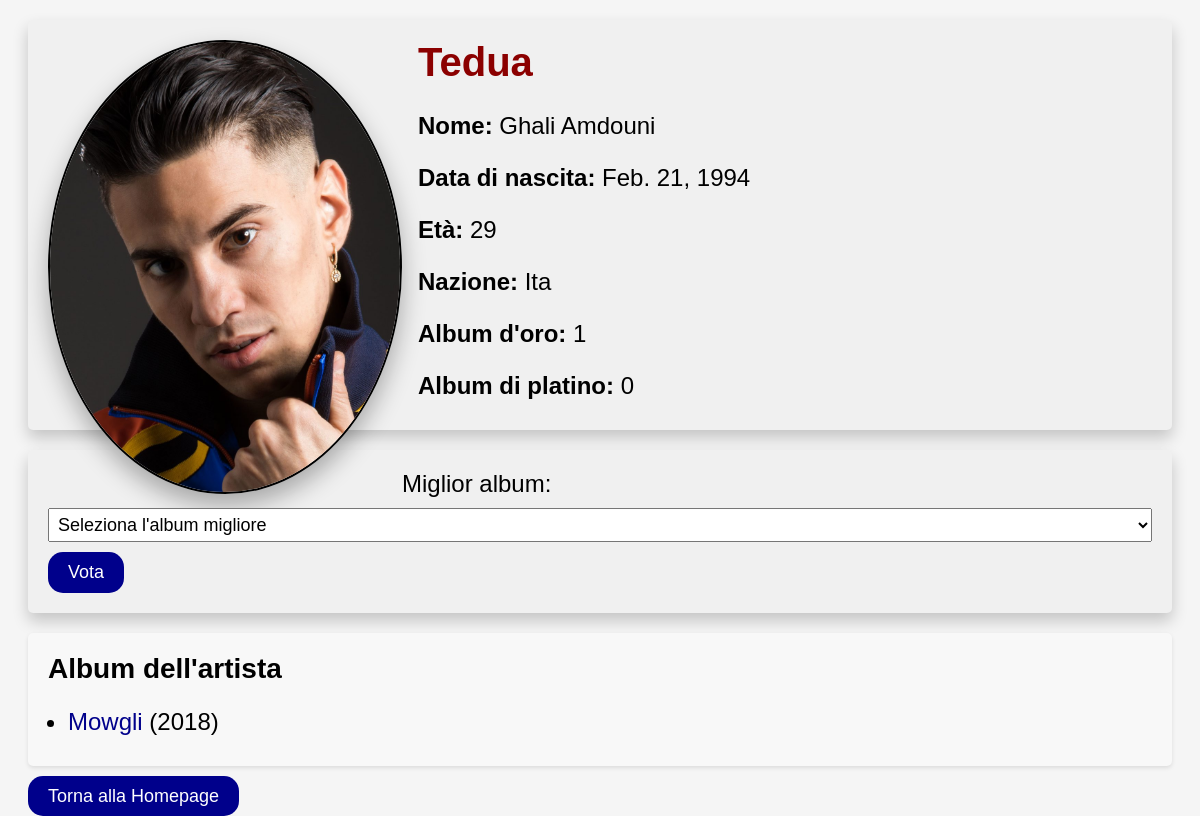
The app's page /ab/artists/6, older data.
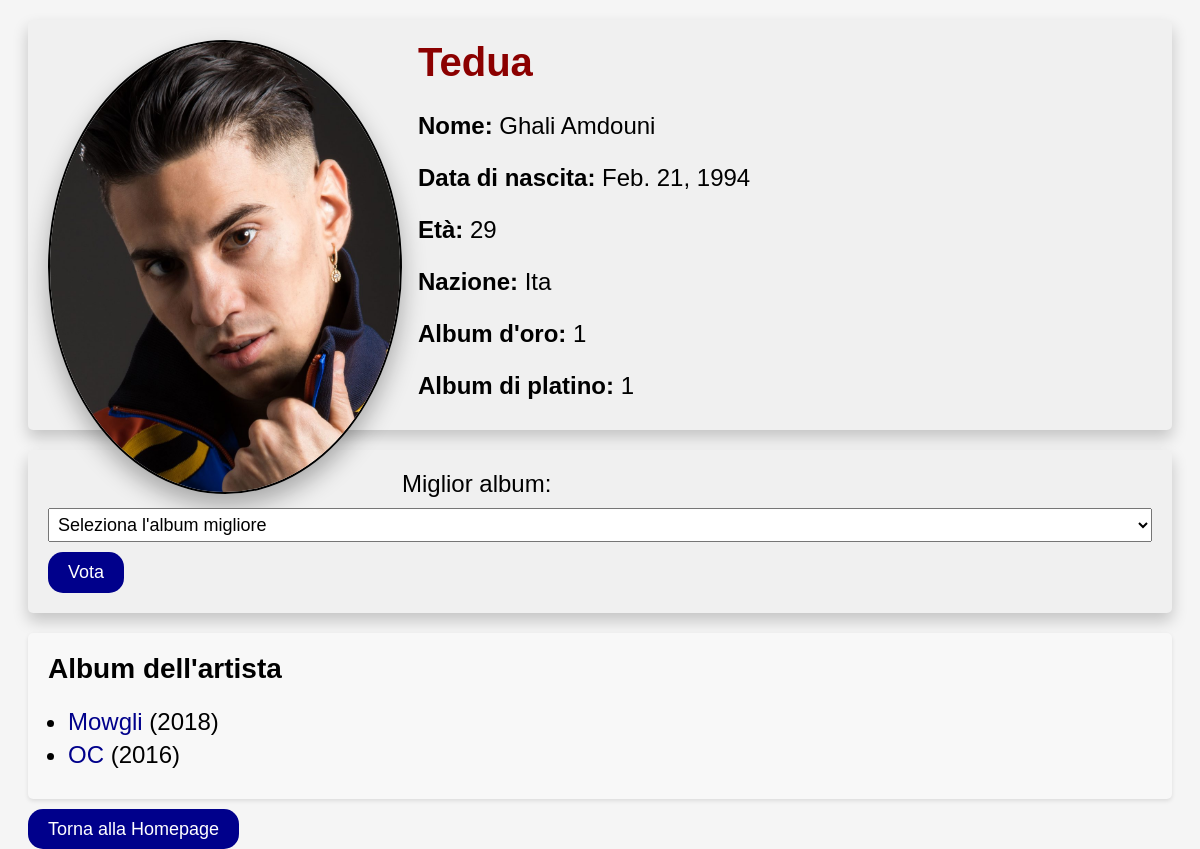
The same page, newer data.
### Audiobase/models.py (models this page shows, shortened)
class Artist(models.Model):
    ida = models.AutoField(primary_key=True)  # primary key
    aname = models.CharField(max_length=100, verbose_name="Name")
    stagename = models.CharField(max_length=100, verbose_name="Stage name")
    birth = models.DateField("Birth")
    age = models.IntegerField(default=0)  # read only
    n_gold = models.IntegerField(default=0, verbose_name="Gold records")  # read only
    n_plat = models.IntegerField(default=0, verbose_name="Platinum records")  # read only
    nation = models.CharField(max_length=100, verbose_name="Nationality")
    artist_image = models.ImageField(null=True, blank=True, upload_to="artist_img/")  # profile pic
    show_ida = models.IntegerField(verbose_name="Ida", null=True, default=-1)
    def update(self):
        artist_albums = Album.objects.filter(ida=self)
        self.n_gold = artist_albums.filter(gold=True).count()
        self.n_plat = artist_albums.filter(plat=True).count()
        self.age = date.today().year - self.birth.year

class Album(models.Model):
    idb = models.AutoField(primary_key=True)  # primary key
    ida = models.ForeignKey(Artist, on_delete=models.CASCADE)  # foreign key, read only
    artist_name = models.CharField(max_length=100, verbose_name="Artist",
                                   default="Artist name will appear here...")  # read only
    bname = models.CharField(max_length=100, verbose_name="Name")
    year = models.IntegerField(verbose_name="Release year")
    genre = models.CharField(max_length=100)
    gold = models.BooleanField(verbose_name="Gold record")
    plat = models.BooleanField(verbose_name="Platinum record")
    best_album = models.IntegerField(verbose_name="Votes as artist's best album", default=0)
    album_image = models.ImageField(null=True, blank=True, upload_to="album_img/")  # album cover
    show_idb = models.IntegerField(verbose_name="Idb", null=True, default=-1)

### Audiobase/views.py (the view)
# urls.py: path('artists/<int:artist_id>', views.artist_bio, name='artist_bio'),
def artist_bio(request, artist_id):
    try:
        artist_obj = Artist.objects.get(ida=artist_id)
    except Artist.DoesNotExist:
        raise Http404("L'artista non esiste")
    artist_obj.update()
    context = {
        'artist': artist_obj,
        'albums': artist_obj.album_set.all(),
    }
    return render(request, 'Audiobase/artist.html', context)

### Audiobase/templatetags/custom_filters.py (called while the page is built)
@register.filter(name='convert_to_path')
def convert_to_path(value):
    return value.replace(" ", "").lower()

### Audiobase/templates/Audiobase/artist.html (shortened to what this page needs)
<!DOCTYPE html>
<html>
{% load custom_filters %}
<head>
</head>
<body>
<div class="artist-info">
    <div class="artist-image">
        <img src="/media/artist_img/a{{ artist.ida }}_{{ artist.stagename|convert_to_path }}.jpg"
             alt="artist profile pic">
    </div>
    <div style="margin-left: 370px;">
        <h1 style="color: #8b0000;">{{ artist.stagename }}</h1>
        <p><strong>Nome:</strong> {{ artist.aname }}</p>
        <p><strong>Data di nascita:</strong> {{ artist.birth }}</p>
        <p><strong>Età:</strong> {{ artist.age }}</p>
        <p><strong>Nazione:</strong> {{ artist.nation }}</p>
        <p><strong>Album d'oro:</strong> {{ artist.n_gold }}</p>
        <p><strong>Album di platino:</strong> {{ artist.n_plat }}</p>
    </div>
</div>
<div class="poll-box">
    <form method="POST" action="{% url 'ab:vote_album' %}">
        <label for="best_album">Miglior album:</label>
        <select name="best_album" id="best_album">
            <option value="">Seleziona l'album migliore</option>
        </select>
        <input type="submit" value="Vota">
    </form>
</div>
<div class="album-list">
    <h2>Album dell'artista</h2>
    <ul>
        {% for album in albums %}
            <li><a href="{% url 'ab:album_bio' album.idb %}">{{ album.bname }}</a> ({{ album.year }})</li>
        {% empty %}
            <li class="no-albums">Nessun album disponibile</li>
        {% endfor %}
    </ul>
</div>
<a href="/ab/" class="homepage-button">Torna alla Homepage</a>
</body>
</html>

Row changes from the older to the newer data that the page shows:
computed for Artist "Tedua": n_plat "0" → "1"
added Album: bname "OC", year "2016"
